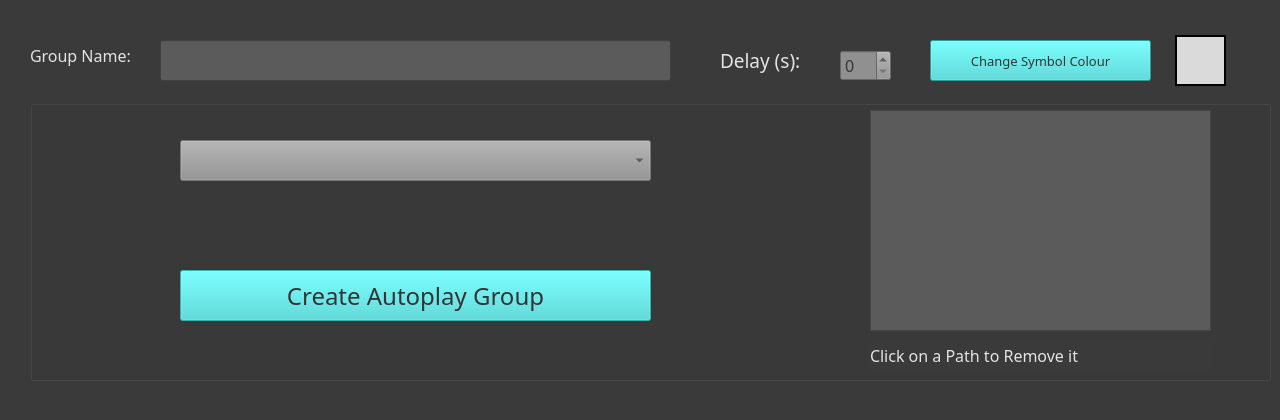
<?xml version="1.0" encoding="UTF-8"?>
<ui version="4.0">
 <class>createWindow</class>
 <widget class="QMainWindow" name="createWindow">
  <property name="geometry">
   <rect>
    <x>0</x>
    <y>0</y>
    <width>1280</width>
    <height>420</height>
   </rect>
  </property>
  <property name="windowTitle">
   <string>Windows Manager - Create Group</string>
  </property>
  <property name="styleSheet">
   <string notr="true">background-color:rgb(58, 58, 58);
color:rgb(227, 227, 227)</string>
  </property>
  <widget class="QWidget" name="centralwidget">
   <widget class="QGroupBox" name="createBox">
    <property name="geometry">
     <rect>
      <x>30</x>
      <y>100</y>
      <width>1241</width>
      <height>281</height>
     </rect>
    </property>
    <property name="font">
     <font>
      <family>Lucida Sans</family>
      <pointsize>12</pointsize>
     </font>
    </property>
    <property name="title">
     <string/>
    </property>
    <widget class="QComboBox" name="selectBox">
     <property name="enabled">
      <bool>false</bool>
     </property>
     <property name="geometry">
      <rect>
       <x>150</x>
       <y>40</y>
       <width>471</width>
       <height>41</height>
      </rect>
     </property>
     <property name="font">
      <font>
       <family>Lucida Sans</family>
      </font>
     </property>
     <property name="styleSheet">
      <string notr="true">color:rgb(52, 52, 52);
background-color:rgb(144, 144, 144)</string>
     </property>
    </widget>
    <widget class="QListWidget" name="instList">
     <property name="geometry">
      <rect>
       <x>840</x>
       <y>10</y>
       <width>341</width>
       <height>221</height>
      </rect>
     </property>
     <property name="font">
      <font>
       <family>Lucida Sans</family>
      </font>
     </property>
     <property name="styleSheet">
      <string notr="true">background-color:rgb(91, 91, 91)</string>
     </property>
    </widget>
    <widget class="QPushButton" name="createGrpBtn">
     <property name="enabled">
      <bool>false</bool>
     </property>
     <property name="geometry">
      <rect>
       <x>150</x>
       <y>170</y>
       <width>471</width>
       <height>51</height>
      </rect>
     </property>
     <property name="font">
      <font>
       <family>Lucida Sans</family>
       <pointsize>18</pointsize>
      </font>
     </property>
     <property name="styleSheet">
      <string notr="true">color:rgb(52, 52, 52);
background-color:rgb(59, 218, 218)</string>
     </property>
     <property name="text">
      <string>Create Autoplay Group</string>
     </property>
    </widget>
    <widget class="QLabel" name="label_3">
     <property name="geometry">
      <rect>
       <x>840</x>
       <y>240</y>
       <width>341</width>
       <height>31</height>
      </rect>
     </property>
     <property name="font">
      <font>
       <family>Lucida Sans</family>
       <pointsize>12</pointsize>
      </font>
     </property>
     <property name="text">
      <string>Click on a Path to Remove it</string>
     </property>
    </widget>
   </widget>
   <widget class="QPushButton" name="colorButton">
    <property name="geometry">
     <rect>
      <x>930</x>
      <y>40</y>
      <width>221</width>
      <height>41</height>
     </rect>
    </property>
    <property name="font">
     <font>
      <family>Lucida Sans</family>
      <pointsize>10</pointsize>
     </font>
    </property>
    <property name="styleSheet">
     <string notr="true">color:rgb(52, 52, 52);
background-color:rgb(59, 218, 218)</string>
    </property>
    <property name="text">
     <string>Change Symbol Colour</string>
    </property>
   </widget>
   <widget class="QLabel" name="colorLabel">
    <property name="geometry">
     <rect>
      <x>1170</x>
      <y>30</y>
      <width>61</width>
      <height>61</height>
     </rect>
    </property>
    <property name="font">
     <font>
      <family>Lucida Sans</family>
     </font>
    </property>
    <property name="styleSheet">
     <string notr="true">background-color:rgb(218, 218, 218);
margin:5px;
border:2px solid rgb(0, 0, 0)
</string>
    </property>
    <property name="text">
     <string/>
    </property>
   </widget>
   <widget class="QLabel" name="label">
    <property name="geometry">
     <rect>
      <x>30</x>
      <y>40</y>
      <width>121</width>
      <height>31</height>
     </rect>
    </property>
    <property name="font">
     <font>
      <family>Lucida Sans</family>
      <pointsize>12</pointsize>
     </font>
    </property>
    <property name="text">
     <string>Group Name:</string>
    </property>
   </widget>
   <widget class="QLineEdit" name="nameEdit">
    <property name="geometry">
     <rect>
      <x>160</x>
      <y>40</y>
      <width>511</width>
      <height>41</height>
     </rect>
    </property>
    <property name="font">
     <font>
      <family>Lucida Sans</family>
      <pointsize>12</pointsize>
     </font>
    </property>
    <property name="styleSheet">
     <string notr="true">background-color:rgb(91, 91, 91)</string>
    </property>
   </widget>
   <widget class="QLabel" name="label_2">
    <property name="geometry">
     <rect>
      <x>720</x>
      <y>40</y>
      <width>101</width>
      <height>41</height>
     </rect>
    </property>
    <property name="font">
     <font>
      <family>Lucida Sans</family>
      <pointsize>14</pointsize>
     </font>
    </property>
    <property name="text">
     <string>Delay (s):</string>
    </property>
   </widget>
   <widget class="QSpinBox" name="delayBox">
    <property name="geometry">
     <rect>
      <x>840</x>
      <y>50</y>
      <width>51</width>
      <height>31</height>
     </rect>
    </property>
    <property name="font">
     <font>
      <family>Lucida Sans</family>
      <pointsize>12</pointsize>
     </font>
    </property>
    <property name="styleSheet">
     <string notr="true">color:rgb(52, 52, 52);
background-color:rgb(144, 144, 144)</string>
    </property>
   </widget>
  </widget>
  <widget class="QStatusBar" name="statusbar"/>
  <action name="createAction">
   <property name="text">
    <string>Create New Instance</string>
   </property>
  </action>
  <action name="openAction">
   <property name="text">
    <string>Open Existing Instances</string>
   </property>
  </action>
  <action name="quitAction">
   <property name="text">
    <string>Quit</string>
   </property>
  </action>
  <action name="configAction">
   <property name="text">
    <string>Config Menu</string>
   </property>
  </action>
  <action name="locationAction">
   <property name="text">
    <string>Saved .exe Locations</string>
   </property>
  </action>
  <action name="autoplayAction">
   <property name="text">
    <string>Autoplay Speed</string>
   </property>
  </action>
 </widget>
 <resources/>
 <connections/>
</ui>
